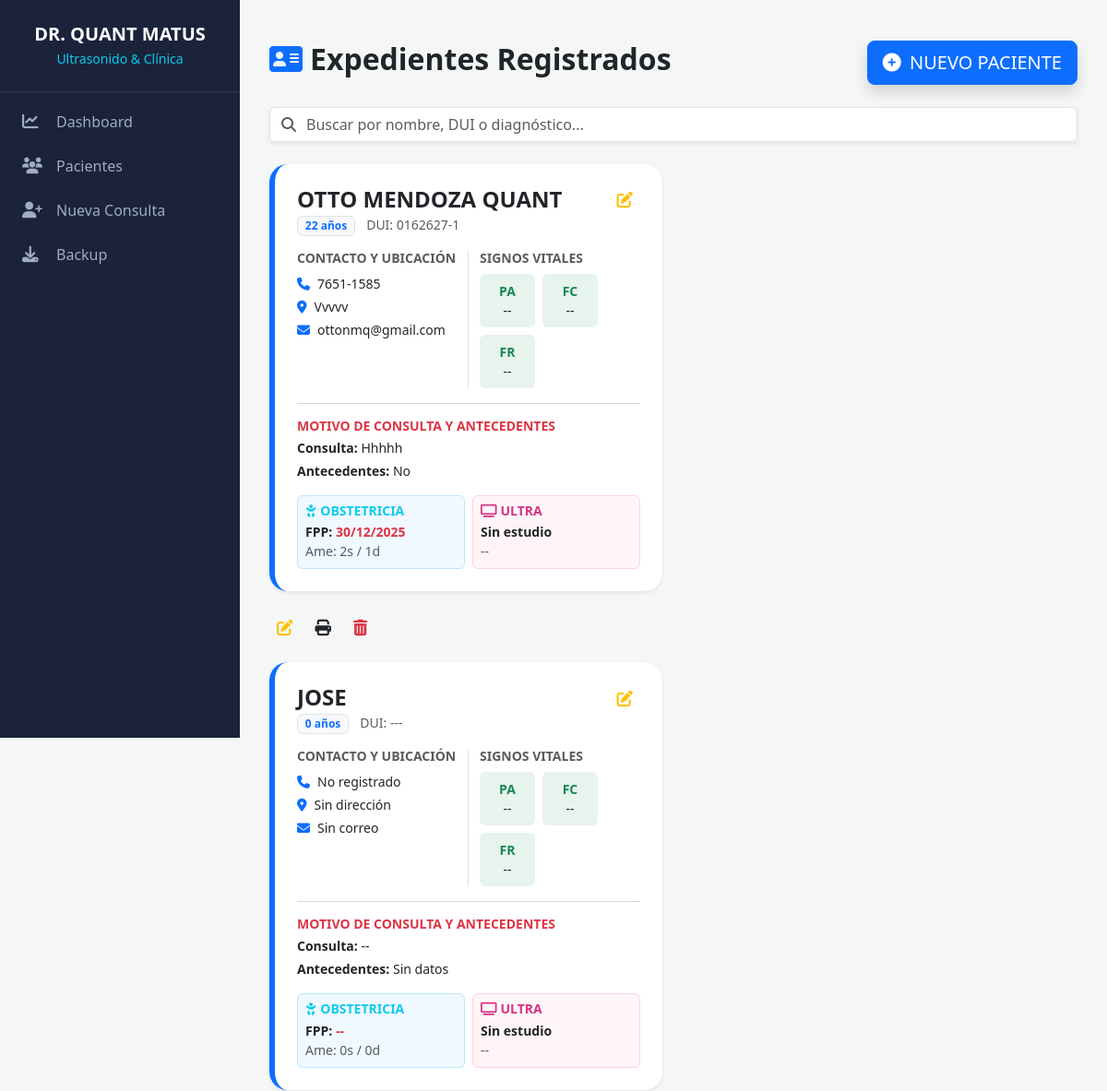
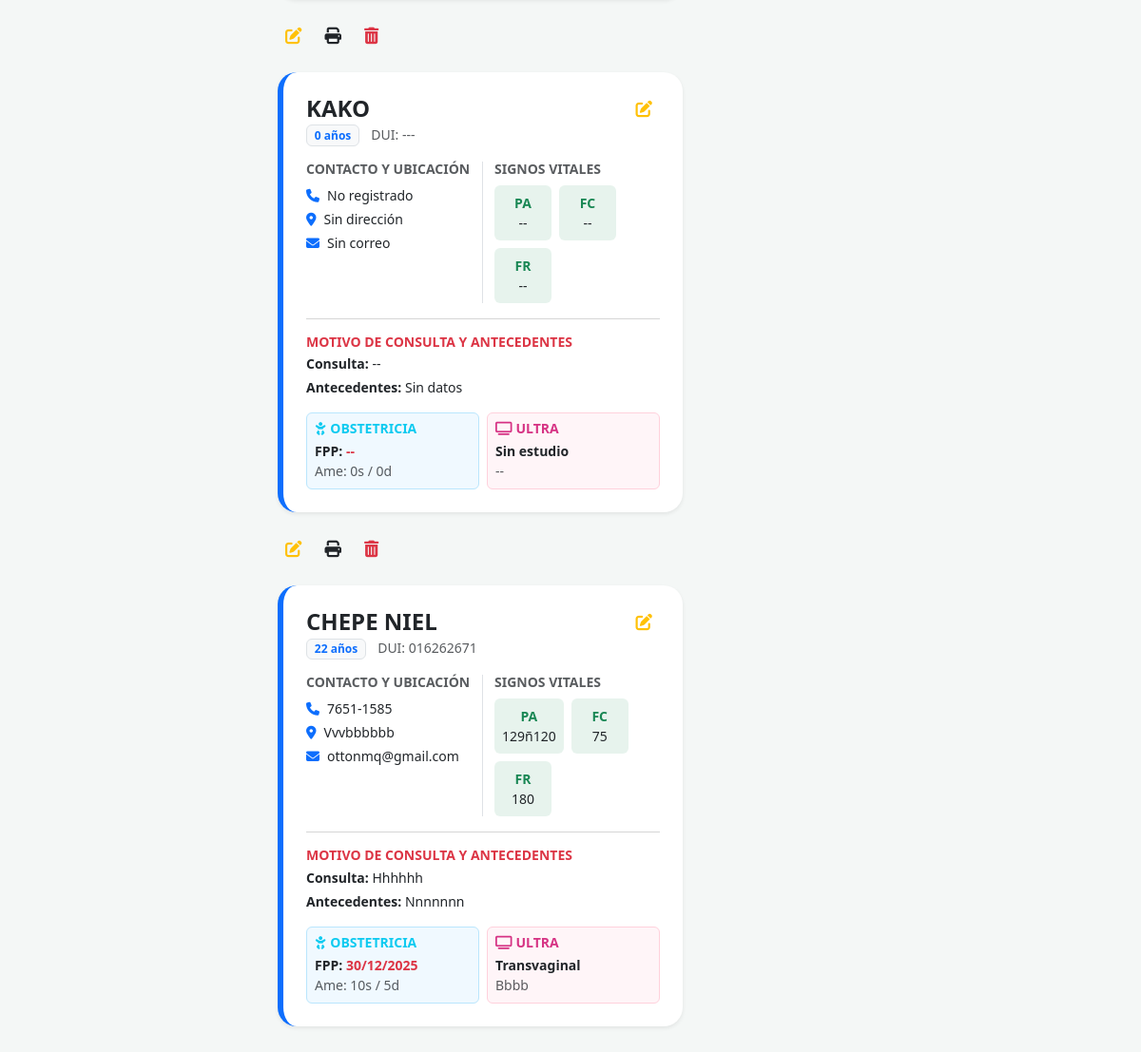
/listado/, run on the app's committed database (2 pictures, top to bottom).
### consultorio/models.py (models this page shows, shortened)
class Paciente(models.Model):
    nombre = models.CharField(max_length=200)
    edad = models.IntegerField(null=True, blank=True)
    nacionalidad = models.CharField(max_length=100, default='Salvadoreña')
    dui = models.CharField(max_length=20, null=True, blank=True)
    telefono = models.CharField(max_length=20, null=True, blank=True)
    correo = models.EmailField(null=True, blank=True)
    direccion = models.CharField(max_length=255, null=True, blank=True)
    consulta_por = models.CharField(max_length=255, null=True, blank=True)
    enfermedad_actual = models.CharField(max_length=255, null=True, blank=True)
    antecedentes_personales_familiares = models.CharField(max_length=255, null=True, blank=True)
    pa = models.CharField(max_length=20, null=True, blank=True)
    fc = models.CharField(max_length=20, null=True, blank=True)
    fr = models.CharField(max_length=20, null=True, blank=True)
    fum = models.DateField(null=True, blank=True)
    fpm = models.DateField(null=True, blank=True)
    fpp = models.DateField(null=True, blank=True)
    amenorrea_semanas = models.IntegerField(default=0)
    amenorrea_dias = models.IntegerField(default=0)
    OPCIONES_ULTRA = [
        ('Obstétrico', 'Obstétrico'),
        ('Pélvico', 'Pélvico'),
        ('Abdominal', 'Abdominal'),
        ('Transvaginal', 'Transvaginal'),
        ('Renal', 'Renal'),
        ('Mama', 'Mama'),
        ('Prostático', 'Prostático'),
    ]
    tipo_ultrasonido = models.CharField(max_length=50, choices=OPCIONES_ULTRA, null=True, blank=True)
    detalle_ultrasonido = models.CharField(max_length=255, null=True, blank=True) # Para hallazgos cortos

### consultorio/views.py (the view)
# urls.py: path('listado/', views.list_pacientes, name='list_pacientes'),
def list_pacientes(request):
    pacientes = Paciente.objects.all()
    return render(request, 'list_pacientes.html', {'pacientes': pacientes})

### consultorio/templates/list_pacientes.html (shortened to what this page needs)
{% extends 'base.html' %}
{% block content %}
<div class="container py-4">
    <div class="d-flex justify-content-between align-items-center mb-4">
        <h2 class="fw-bold text-dark"><i class="fas fa-address-card me-2 text-primary"></i>Expedientes Registrados</h2>
        <a href="{% url 'form_paciente' %}" class="btn btn-primary btn-lg shadow">
            <i class="fas fa-plus-circle me-1"></i> NUEVO PACIENTE
        </a>
    </div>
    <div class="mb-4">
        <div class="input-group shadow-sm">
            <span class="input-group-text bg-white border-end-0"><i class="fas fa-search text-muted"></i></span>
            <input type="text" id="busqueda" class="form-control border-start-0 ps-0" placeholder="Buscar por nombre, DUI o diagnóstico...">
        </div>
    </div>
    <div class="row g-4" id="contenedorPacientes">
        {% for p in pacientes %}
        <div class="col-xl-6 paciente-card">
            <div class="card h-100 shadow-sm border-0" style="border-radius: 20px; overflow: hidden; border-left: 6px solid #0d6efd !important;">
                <div class="card-body p-4">
                    <div class="d-flex justify-content-between align-items-start mb-3">
                        <div>
                            <h4 class="fw-bold mb-0 text-uppercase">{{ p.nombre }}</h4>
                            <span class="badge bg-light text-primary border">{{ p.edad|default:"0" }} años</span>
                            <span class="text-muted small ms-2">DUI: {{ p.dui|default:"---" }}</span>
                        </div>
                        <a href="{% url 'editar_paciente' pk=p.id %}" class="btn btn-outline-warning btn-sm border-0">
                        </a>
                    </div>
                    <div class="row">
                        <div class="col-md-6 border-end">
                            <h6 class="fw-bold text-muted small text-uppercase mb-2">Contacto y Ubicación</h6>
                            <p class="small mb-1"><i class="fas fa-phone me-2 text-primary"></i>{{ p.telefono|default:"No registrado" }}</p>
                            <p class="small mb-1"><i class="fas fa-map-marker-alt me-2 text-primary"></i>{{ p.direccion|default:"Sin dirección" }}</p>
                            <p class="small mb-0 text-truncate"><i class="fas fa-envelope me-2 text-primary"></i>{{ p.correo|default:"Sin correo" }}</p>
                        </div>
                        <div class="col-md-6">
                            <h6 class="fw-bold text-muted small text-uppercase mb-2">Signos Vitales</h6>
                            <div class="d-flex gap-2 flex-wrap">
                                <div class="bg-success bg-opacity-10 p-2 rounded text-center" style="min-width: 60px;">
                                    <div class="small fw-bold text-success">PA</div>
                                    <div class="small">{{ p.pa|default:"--" }}</div>
                                </div>
                                <div class="bg-success bg-opacity-10 p-2 rounded text-center" style="min-width: 60px;">
                                    <div class="small fw-bold text-success">FC</div>
                                    <div class="small">{{ p.fc|default:"--" }}</div>
                                </div>
                                <div class="bg-success bg-opacity-10 p-2 rounded text-center" style="min-width: 60px;">
                                    <div class="small fw-bold text-success">FR</div>
                                    <div class="small">{{ p.fr|default:"--" }}</div>
                                </div>
                            </div>
                        </div>
                    </div>
                    <hr class="my-3 text-muted opacity-25">
                    <div class="mb-3">
                        <h6 class="fw-bold text-danger small text-uppercase mb-1">Motivo de Consulta y Antecedentes</h6>
                        <p class="small mb-1"><strong>Consulta:</strong> {{ p.consulta_por|default:"--" }}</p>
                        <p class="small mb-0"><strong>Antecedentes:</strong> {{ p.antecedentes_personales_familiares|default:"Sin datos" }}</p>
                    </div>
                    <div class="row g-2">
                        <div class="col-md-6">
                            <div class="p-2 rounded h-100" style="background-color: #f0f9ff; border: 1px solid #bae6fd;">
                                <h6 class="fw-bold text-info small text-uppercase mb-1"><i class="fas fa-baby me-1"></i>Obstetricia</h6>
                                <div class="small"><strong>FPP:</strong> <span class="text-danger fw-bold">{{ p.fpp|date:"d/m/Y"|default:"--" }}</span></div>
                                <div class="small text-muted">Ame: {{ p.amenorrea_semanas }}s / {{ p.amenorrea_dias }}d</div>
                            </div>
                        </div>
                        <div class="col-md-6">
                            <div class="p-2 rounded h-100" style="background-color: #fff5f8; border: 1px solid #ffd1dc;">
                                <h6 class="fw-bold small text-uppercase mb-1" style="color: #d63384;"><i class="fas fa-tv me-1"></i>Ultra</h6>
                                <div class="small fw-bold text-truncate">{{ p.tipo_ultrasonido|default:"Sin estudio" }}</div>
                                <div class="small text-muted text-truncate">{{ p.detalle_ultrasonido|default:"--" }}</div>
                            </div>
                        </div>
                    </div>
                </div>
            </div>
        </div>
        <div class="d-flex gap-2">
    <a href="{% url 'editar_paciente' p.id %}" class="btn btn-outline-warning btn-sm border-0">
    </a>
    <a href="{% url 'imprimir_paciente' p.id %}" target="_blank" class="btn btn-outline-dark btn-sm border-0">
    </a>
    <a href="{% url 'eliminar_paciente' p.id %}"
   class="btn btn-outline-danger btn-sm border-0"
   onclick="return confirm('¿Realmente desea borrar este expediente? No se puede recuperar.');">
</a>
</div>
        {% empty %}
        <div class="text-center py-5">
            <h4 class="text-muted">No hay pacientes registrados aún.</h4>
        </div>
        {% endfor %}
    </div>
</div>
{% endblock %}

### consultorio/templates/base.html (shortened to what this page needs)
<!DOCTYPE html>
<html lang="es">
<head>
    <link href="https://cdn.jsdelivr.net/npm/bootstrap@5.3.0/dist/css/bootstrap.min.css" rel="stylesheet">
    <link rel="stylesheet" href="https://cdnjs.cloudflare.com/ajax/libs/font-awesome/6.4.0/css/all.min.css">
</head>
<body>
    <div class="sidebar">
        <div class="sidebar-header">
            <h2 class="h5 fw-bold text-white mb-1">DR. QUANT MATUS</h2>
            <p class="small text-info mb-0">Ultrasonido & Clínica</p>
        </div>
        <div class="nav-container mt-2">
            <a href="{% url 'dashboard' %}" class="nav-link-custom">
                <i class="fas fa-chart-line"></i> <span>Dashboard</span>
            </a>
            <a href="{% url 'list_pacientes' %}" class="nav-link-custom">
                <i class="fas fa-users"></i> <span>Pacientes</span>
            </a>
            <a href="{% url 'form_paciente' %}" class="nav-link-custom">
                <i class="fas fa-user-plus"></i> <span>Nueva Consulta</span>
            </a>
            <a href="{% url 'backup' %}" class="nav-link-custom">
                <i class="fas fa-download"></i> <span>Backup</span>
            </a>
        </div>
    </div>
    <div class="main-content">
        {% block content %}
        {% endblock %}
    </div>
</body>
</html>

### consultorio/templates/base.html (style rules this page uses)
:root { --primary-dark: #1a233a; --accent-blue: #00bcd4; --bg-light: #f4f7f6; }
body { background-color: var(--bg-light); font-family: 'Segoe UI', Roboto, sans-serif; margin: 0; display: flex; min-height: 100vh; }
.sidebar { width: 260px; background-color: var(--primary-dark); color: white; position: fixed; height: 100vh; display: flex; flex-direction: column; transition: all 0.3s; z-index: 1000; }
.main-content { flex-grow: 1; margin-left: 260px; padding: 20px; width: calc(100% - 260px); transition: all 0.3s; }
.sidebar-header { padding: 25px 15px; text-align: center; border-bottom: 1px solid rgba(255,255,255,0.1); }
.nav-link-custom { display: flex; align-items: center; padding: 12px 20px; color: #a0acbf; text-decoration: none; transition: 0.2s; border-left: 4px solid transparent; }
.nav-link-custom i { width: 25px; margin-right: 12px; font-size: 1.1rem; }

### data on the page
Paciente: nombre "OTTO MENDOZA QUANT", edad "22", dui "0162627-1", telefono "7651-1585", direccion "Vvvvv", correo "ottonmq@gmail.com", pa "--", fc "--", fr "--", consulta_por "Hhhhh", antecedentes_personales_familiares "No", fpp "30/12/2025", amenorrea_semanas "2", amenorrea_dias "1", tipo_ultrasonido "Sin estudio", detalle_ultrasonido "--"
Paciente: nombre "JOSE", edad "0", dui "---", telefono "No registrado", direccion "Sin dirección", correo "Sin correo", pa "--", fc "--", fr "--", consulta_por "--", antecedentes_personales_familiares "Sin datos", fpp "--", amenorrea_semanas "0", amenorrea_dias "0", tipo_ultrasonido "Sin estudio", detalle_ultrasonido "--"
Paciente: nombre "KAKO", edad "0", dui "---", telefono "No registrado", direccion "Sin dirección", correo "Sin correo", pa "--", fc "--", fr "--", consulta_por "--", antecedentes_personales_familiares "Sin datos", fpp "--", amenorrea_semanas "0", amenorrea_dias "0", tipo_ultrasonido "Sin estudio", detalle_ultrasonido "--"
Paciente: nombre "CHEPE NIEL", edad "22", dui "016262671", telefono "7651-1585", direccion "Vvvbbbbbb", correo "ottonmq@gmail.com", pa "129ñ120", fc "75", fr "180", consulta_por "Hhhhhh", antecedentes_personales_familiares "Nnnnnnn", fpp "30/12/2025", amenorrea_semanas "10", amenorrea_dias "5", tipo_ultrasonido "Transvaginal", detalle_ultrasonido "Bbbb"
